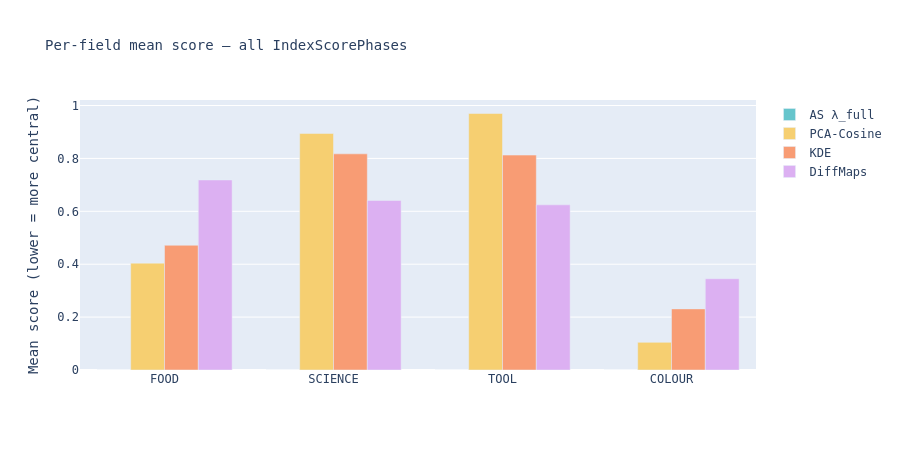

The notebook cell saved with this chart:
### Markdown cell above
### 5.1 · Per-field score distribution — visualisation

### Code cell
# Per-field mean score for each phase — grouped bar chart
all_scores = {
    "AS λ_full":  lambda_full,
    "PCA-Cosine": v_pca,
    "KDE":        v_kde,
    "DiffMaps":   v_diff,
}

fig_bar = go.Figure()
bar_colors = ["rgb(102, 197, 204)", "rgb(246, 207, 113)",
              "rgb(248, 156, 116)", "rgb(220, 176, 242)"]

for (pname, sc), bc in zip(all_scores.items(), bar_colors):
    per_field = [
        sc[labels == f].mean() for f in field_names
    ]
    fig_bar.add_trace(go.Bar(
        name=pname,
        x=field_names,
        y=per_field,
        marker_color=bc,
    ))

fig_bar.update_layout(
    barmode="group",
    height=450,
    title_text="Per-field mean score — all IndexScorePhases",
    yaxis_title="Mean score (lower = more central)",
    font_family="monospace", title_font_size=14,
)
fig_bar.write_image(OUTPUT_DIR / "fig_06C_per_field_scores.png", scale=2)
fig_bar.show()
print("Saved fig_06C_per_field_scores.png")

### Figure 1 — Plotly figure (JSON) as saved in the notebook; plotly's stock layout.template omitted (floating-point values rounded to 4 significant figures)
{"data": [{"marker": {"color": "rgb(102, 197, 204)"}, "name": "AS λ_full", "type": "bar", "x": ["FOOD", "SCIENCE", "TOOL", "COLOUR"], "y": [0, 0, 0, 0]}, {"marker": {"color": "rgb(246, 207, 113)"}, "name": "PCA-Cosine", "type": "bar", "x": ["FOOD", "SCIENCE", "TOOL", "COLOUR"], "y": [0.4041, 0.8943, 0.9698, 0.1046]}, {"marker": {"color": "rgb(248, 156, 116)"}, "name": "KDE", "type": "bar", "x": ["FOOD", "SCIENCE", "TOOL", "COLOUR"], "y": [0.4717, 0.8173, 0.8126, 0.2311]}, {"marker": {"color": "rgb(220, 176, 242)"}, "name": "DiffMaps", "type": "bar", "x": ["FOOD", "SCIENCE", "TOOL", "COLOUR"], "y": [0.7186, 0.6408, 0.6243, 0.345]}], "layout": {"barmode": "group", "font": {"family": "monospace"}, "height": 450, "title": {"font": {"size": 14}, "text": "Per-field mean score — all IndexScorePhases"}, "yaxis": {"title": {"text": "Mean score (lower = more central)"}}}}
